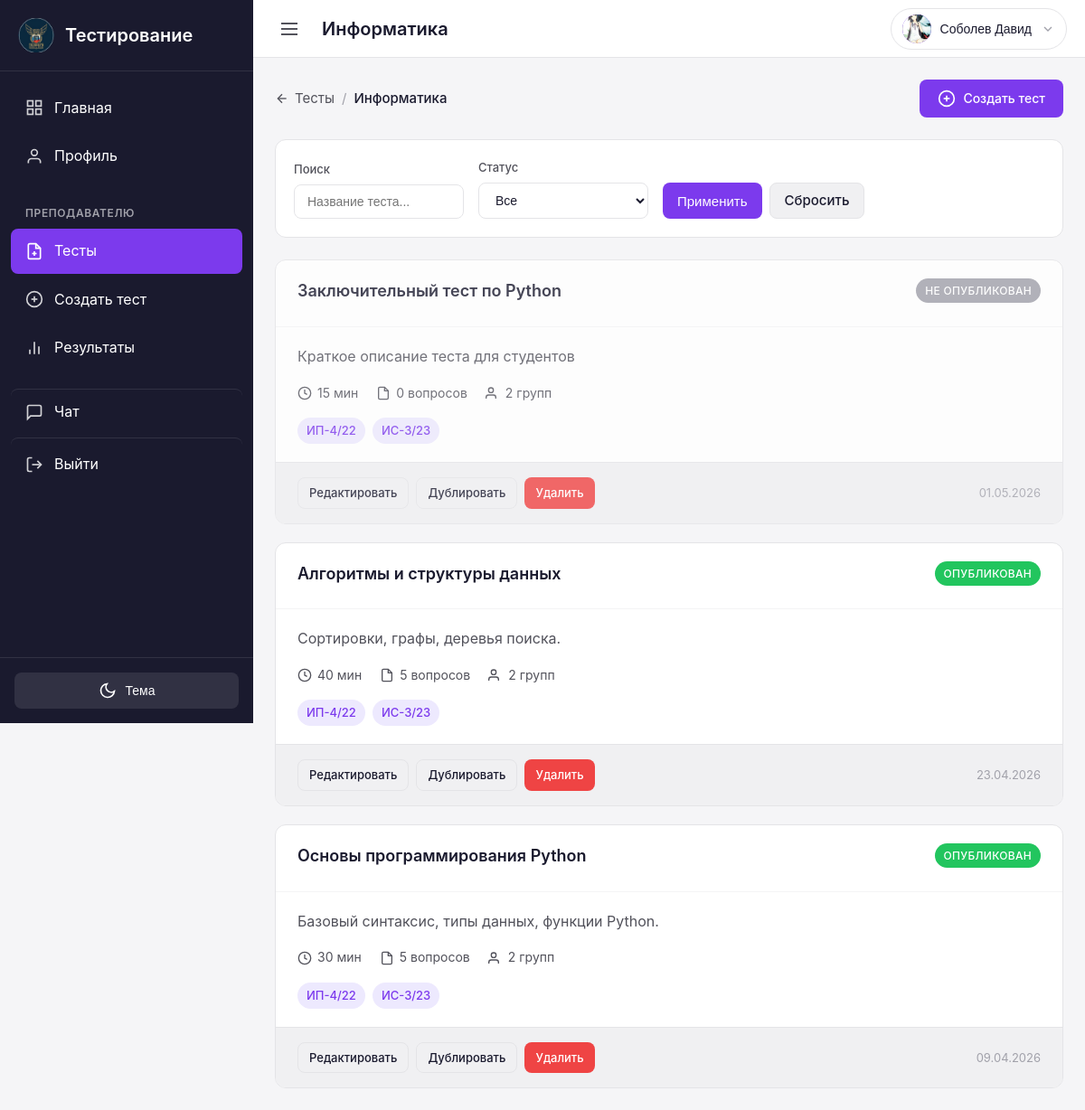
/teacher/tests/6/ (signed in), run on an earlier commit of the app's database.
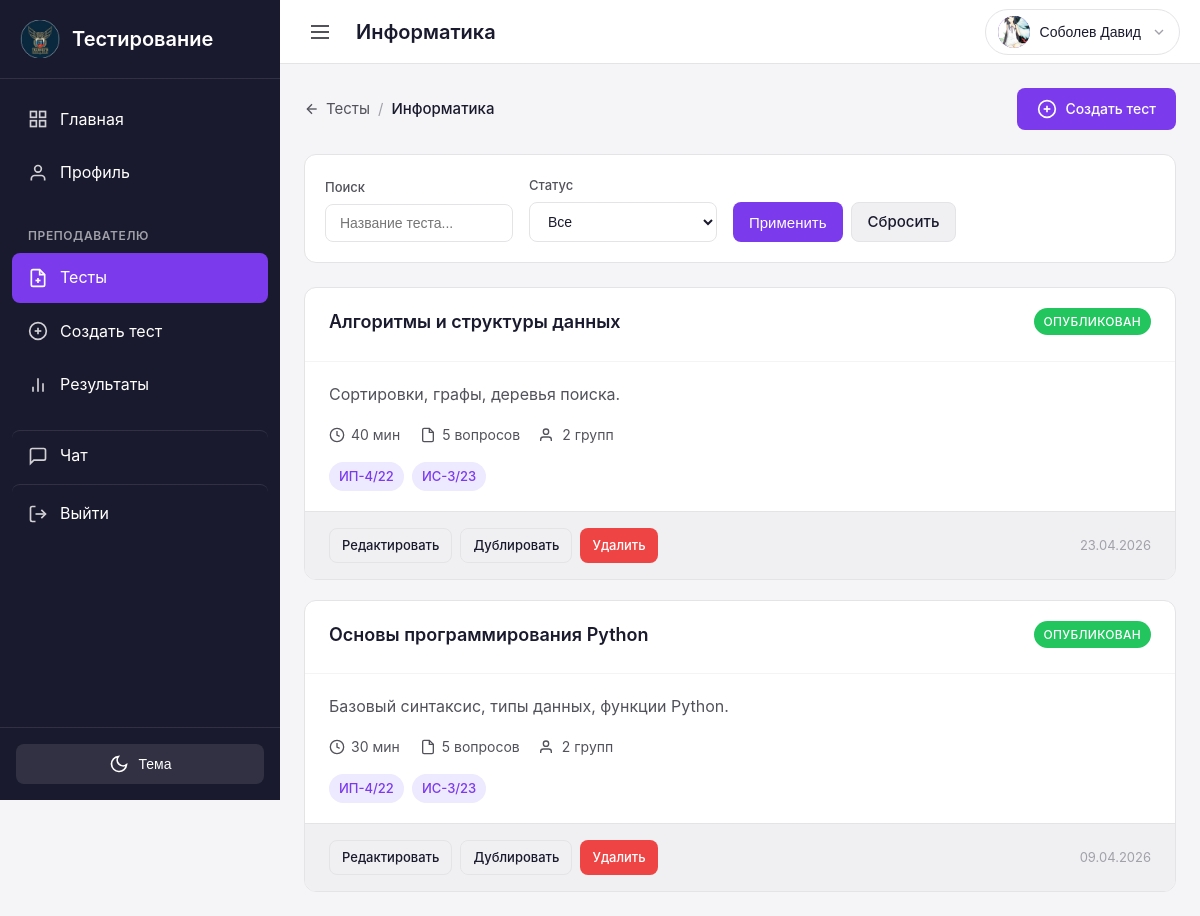
And on a later commit of the database.
### tests/models.py (models this page shows, shortened)
class Test(models.Model):
    subject = models.ForeignKey(
        'groups.Subject',
        on_delete=models.CASCADE,
        related_name='tests',
        verbose_name='Предмет'
    )
    title = models.CharField(
        max_length=200,
        verbose_name='Название теста'
    )
    description = models.TextField(
        blank=True,
        verbose_name='Описание'
    )
    time_limit = models.PositiveIntegerField(
        default=60,
        verbose_name='Время на прохождение (минут)',
        help_text='Время в минутах на прохождение теста'
    )
    is_published = models.BooleanField(
        default=False,
        verbose_name='Опубликован',
        help_text='Если отмечено, тест доступен студентам'
    )
    show_correct_answers = models.BooleanField(
        default=True,
        verbose_name='Показывать правильные ответы',
        help_text='Показывать ли правильные ответы после прохождения'
    )
    shuffle_questions = models.BooleanField(
        default=False,
        verbose_name='Перемешивать вопросы',
        help_text='Если отмечено, порядок вопросов и ответов будет случайным для каждого студента'
    )
    groups = models.ManyToManyField(
        'groups.Group',
        related_name='tests',
        verbose_name='Группы',
        help_text='Группы, которым доступен тест'
    )
    created_by = models.ForeignKey(
        settings.AUTH_USER_MODEL,
        on_delete=models.CASCADE,
        related_name='created_tests',
        limit_choices_to={'role': 'teacher'},
        verbose_name='Создал преподаватель'
    )
    created_at = models.DateTimeField(
        auto_now_add=True,
        verbose_name='Дата создания'
    )
    updated_at = models.DateTimeField(
        auto_now=True,
        verbose_name='Дата обновления'
    )
    class Meta:
        verbose_name = 'Тест'
        verbose_name_plural = 'Тесты'
        ordering = ['-created_at']

### groups/models.py (models this page shows, shortened)
class Group(models.Model):
    name = models.CharField(
        max_length=50,
        unique=True,
        verbose_name='Название группы',
        help_text='Например: ИС-2/25 или 11ИС-1/26'
    )
    admission_year = models.IntegerField(
        verbose_name='Год поступления',
        help_text='Год, когда студенты поступили в учебное заведение'
    )
    created_at = models.DateTimeField(
        auto_now_add=True,
        verbose_name='Дата создания'
    )
    class Meta:
        verbose_name = 'Группа'
        verbose_name_plural = 'Группы'
        ordering = ['admission_year', 'name']

### users/views.py (the view)
# urls.py: path('teacher/tests/<int:subject_id>/', views.teacher_subject_tests, name='teacher_subject_tests'),
@login_required
def teacher_subject_tests(request, subject_id):
    from tests.models import Test
    from groups.models import Subject
    if not request.user.is_teacher:
        messages.error(request, 'У вас нет доступа к этой странице')
        return redirect('dashboard')
    subject = get_object_or_404(Subject, id=subject_id, teachers=request.user)
    search = request.GET.get('search', '')
    status_filter = request.GET.get('status', '')
    tests = Test.objects.filter(
        subject=subject,
        created_by=request.user
    ).select_related('subject').prefetch_related('groups')
    if search:
        tests = tests.filter(title__icontains=search)
    if status_filter == 'published':
        tests = tests.filter(is_published=True)
    elif status_filter == 'draft':
        tests = tests.filter(is_published=False)
    context = {
        'subject': subject,
        'tests': tests,
        'search': search,
        'status_filter': status_filter,
    }
    return render(request, 'users/teacher/subject_tests.html', context)

### chat/context_processors.py (called while the page is built)
def unread_messages_count(request):
    if request.user.is_authenticated:
        count = Message.objects.filter(receiver=request.user, is_read=False).count()
        return {'total_unread_messages': count}
    return {'total_unread_messages': 0}

### users/models.py (called while the page is built)
    @property
    def is_teacher(self):
        return self.role == UserRole.TEACHER

    @property
    def is_student(self):
        return self.role == UserRole.STUDENT

### templates/users/teacher/subject_tests.html (shortened to what the changed rows need)
{% extends 'base.html' %}
{% block content %}
<div class="tests-container">
    {% if tests %}
        <div class="tests-list">
            {% for test in tests %}
            <div class="test-card {% if not test.is_published %}test-draft{% endif %}">
                <div class="test-card-header">
                    <div class="test-card-title">
                        <h3 class="test-name">{{ test.title }}</h3>
                    </div>
                    <div class="test-card-status">
                        {% if test.is_published %}
                            <span class="badge badge-success">Опубликован</span>
                        {% else %}
                            <span class="badge badge-draft">Не опубликован</span>
                        {% endif %}
                    </div>
                </div>
                <div class="test-card-body">
                    {% if test.description %}
                        <p class="test-description">{{ test.description|truncatewords:15 }}</p>
                    {% endif %}
                    <div class="test-card-meta">
                        <div class="test-meta-item">
                            <svg width="16" height="16" viewBox="0 0 24 24" fill="none" stroke="currentColor" stroke-width="2">
                                <circle cx="12" cy="12" r="10"></circle>
                                <polyline points="12 6 12 12 16 14"></polyline>
                            </svg>
                            <span>{{ test.time_limit }} мин</span>
                        </div>
                        <div class="test-meta-item">
                            <svg width="16" height="16" viewBox="0 0 24 24" fill="none" stroke="currentColor" stroke-width="2">
                                <path d="M14 2H6a2 2 0 0 0-2 2v16a2 2 0 0 0 2 2h12a2 2 0 0 0 2-2V8z"></path>
                                <polyline points="14 2 14 8 20 8"></polyline>
                            </svg>
                            <span>{{ test.questions.count }} вопросов</span>
                        </div>
                        <div class="test-meta-item">
                            <svg width="16" height="16" viewBox="0 0 24 24" fill="none" stroke="currentColor" stroke-width="2">
                                <path d="M17 21v-2a4 4 0 0 0-4-4H5a4 4 0 0 0-4 4v2"></path>
                                <circle cx="9" cy="7" r="4"></circle>
                            </svg>
                            <span>{{ test.groups.count }} групп</span>
                        </div>
                    </div>
                    <div class="test-card-groups">
                        {% for group in test.groups.all %}
                            <span class="test-group-tag">{{ group.name }}</span>
                        {% endfor %}
                    </div>
                </div>
                <div class="test-card-footer">
                    <div class="test-card-actions">
                        <a href="{% url 'teacher_test_edit' test.id %}" class="btn btn-secondary btn-sm">
                            Редактировать
                        </a>
                        <a href="{% url 'teacher_test_duplicate' test.id %}" class="btn btn-secondary btn-sm"
                           onclick="return confirmAction(event, 'Создать копию этого теста?')">
                            Дублировать
                        </a>
                        <a href="{% url 'teacher_test_delete' test.id %}?next={{ request.get_full_path|urlencode }}" class="btn btn-danger btn-sm"
                           onclick="return confirmAction(event, 'Вы уверены, что хотите удалить этот тест?')">
                            Удалить
                        </a>
                    </div>
                    <span class="test-date">{{ test.updated_at|date:"d.m.Y" }}</span>
                </div>
            </div>
            {% endfor %}
        </div>
    {% endif %}
</div>
{% endblock %}

What changed in the data, as far as the page shows it:
removed Test: title "Заключительный тест по Python", is_published "НЕ ОПУБЛИКОВАН", description "Краткое описание теста для студентов", time_limit "15", questions.count "0", groups.count "2", updated_at "01.05.2026", Group (name "ИП-4/22"), Group (name "ИС-3/23")
